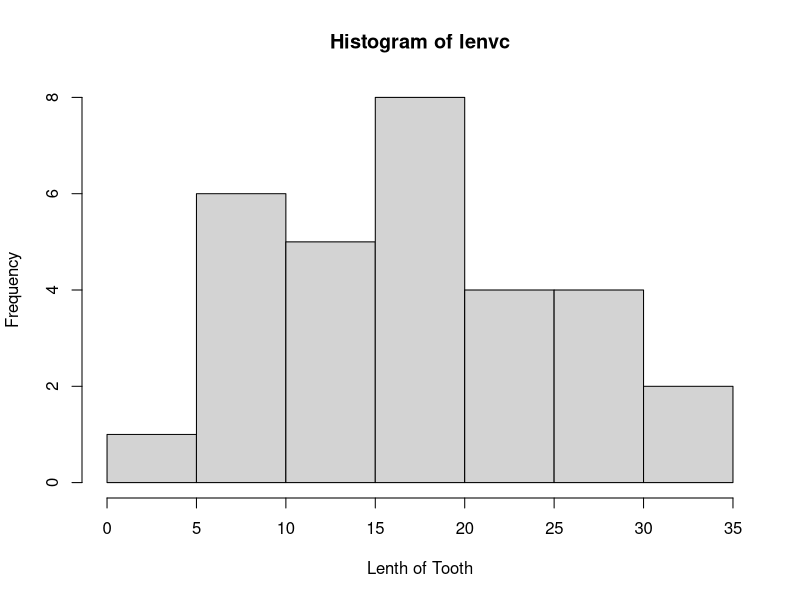
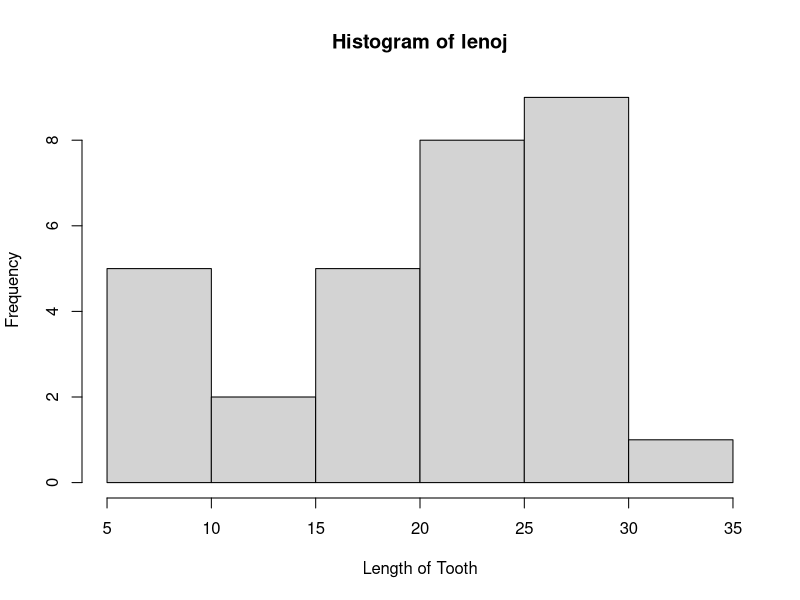
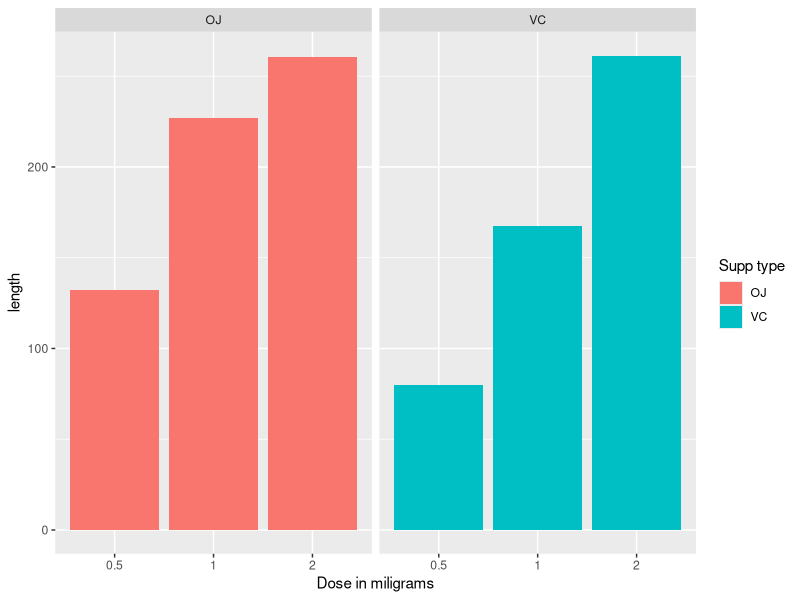

Recreate these plots in R, in order.
## ---- chunk 1

library(datasets)
data(ToothGrowth)
dim(ToothGrowth)

head(ToothGrowth)

## ---- chunk 2
summary(ToothGrowth)
## ---- chunk 3
#a couple of simple histograms

lenvc <- ToothGrowth$len[which(ToothGrowth$supp == "VC")]
lenoj <- ToothGrowth$len[which(ToothGrowth$supp == "OJ")]

h <- hist(lenvc,xlab="Lenth of Tooth")

hh <- hist(lenoj, xlab ="Length of Tooth")

## ---- chunk 4

# table to show dose levels and delivery methods
table(ToothGrowth$dose, ToothGrowth$supp)

## ---- chunk 5
#dose vs tooth lenth

library(ggplot2)
ggplot(data=ToothGrowth, aes(x=as.factor(dose), y=len, fill=supp)) +
    geom_bar(stat="identity",) +
    facet_grid(. ~ supp) +
    xlab("Dose in miligrams") +
    ylab("length") +
    guides(fill=guide_legend(title="Supp type"))


## ---- chunk 6

dose <- ToothGrowth$dose
supp <- ToothGrowth$supp
len <- ToothGrowth$len

data1 <- len[which(supp=="OJ" & dose==0.5)]
data2 <- len[which(supp=="VC" & dose==0.5)]

t.test(data1,data2)


## ---- chunk 7

data3 <- len[which(supp=="OJ" & dose==1.0)]
data4 <- len[which(supp=="VC" & dose==1.0)]

t.test(data3,data4)

data5 <- len[which(supp=="OJ" & dose==2.0)]
data6 <- len[which(supp=="VC" & dose==2.0)]

t.test(data5,data6)

